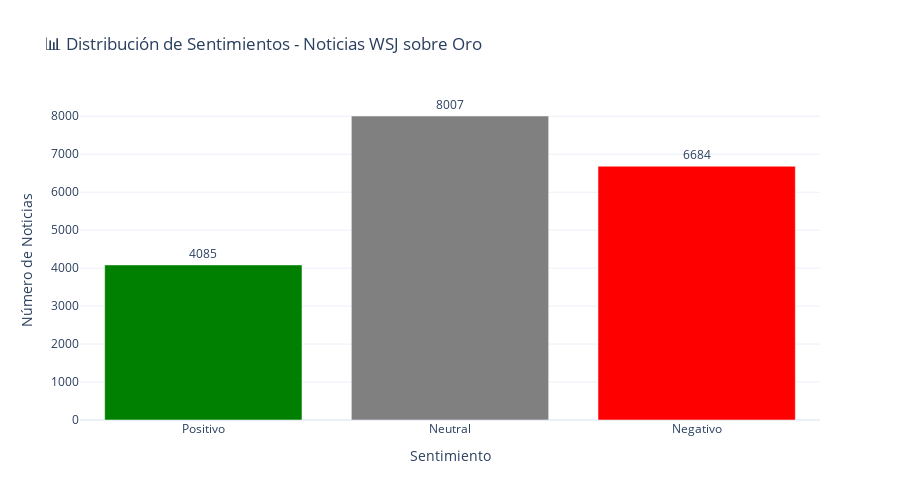

This figure's notebook cell:
### Code cell
# Gráfico de barras de distribución
fig = go.Figure()

colors = {'Positivo': 'green', 'Neutral': 'gray', 'Negativo': 'red'}
sentiment_order = ['Positivo', 'Neutral', 'Negativo']

for sentiment in sentiment_order:
    if sentiment in sentiment_counts.index:
        fig.add_trace(go.Bar(
            x=[sentiment],
            y=[sentiment_counts[sentiment]],
            name=sentiment,
            marker_color=colors[sentiment],
            text=[sentiment_counts[sentiment]],  # Convertir a lista
            textposition='outside'
        ))

fig.update_layout(
    title='📊 Distribución de Sentimientos - Noticias WSJ sobre Oro',
    xaxis_title='Sentimiento',
    yaxis_title='Número de Noticias',
    template='plotly_white',
    height=500,
    showlegend=False
)

fig.show()

### Figure 1 — Plotly figure (JSON) as saved in the notebook; plotly's stock layout.template omitted (floating-point values rounded to 4 significant figures)
{"data": [{"marker": {"color": "green"}, "name": "Positivo", "text": ["4085"], "textposition": "outside", "type": "bar", "x": ["Positivo"], "y": [4085]}, {"marker": {"color": "gray"}, "name": "Neutral", "text": ["8007"], "textposition": "outside", "type": "bar", "x": ["Neutral"], "y": [8007]}, {"marker": {"color": "red"}, "name": "Negativo", "text": ["6684"], "textposition": "outside", "type": "bar", "x": ["Negativo"], "y": [6684]}], "layout": {"height": 500, "showlegend": false, "title": {"text": "📊 Distribución de Sentimientos - Noticias WSJ sobre Oro"}, "xaxis": {"title": {"text": "Sentimiento"}}, "yaxis": {"title": {"text": "Número de Noticias"}}}}
